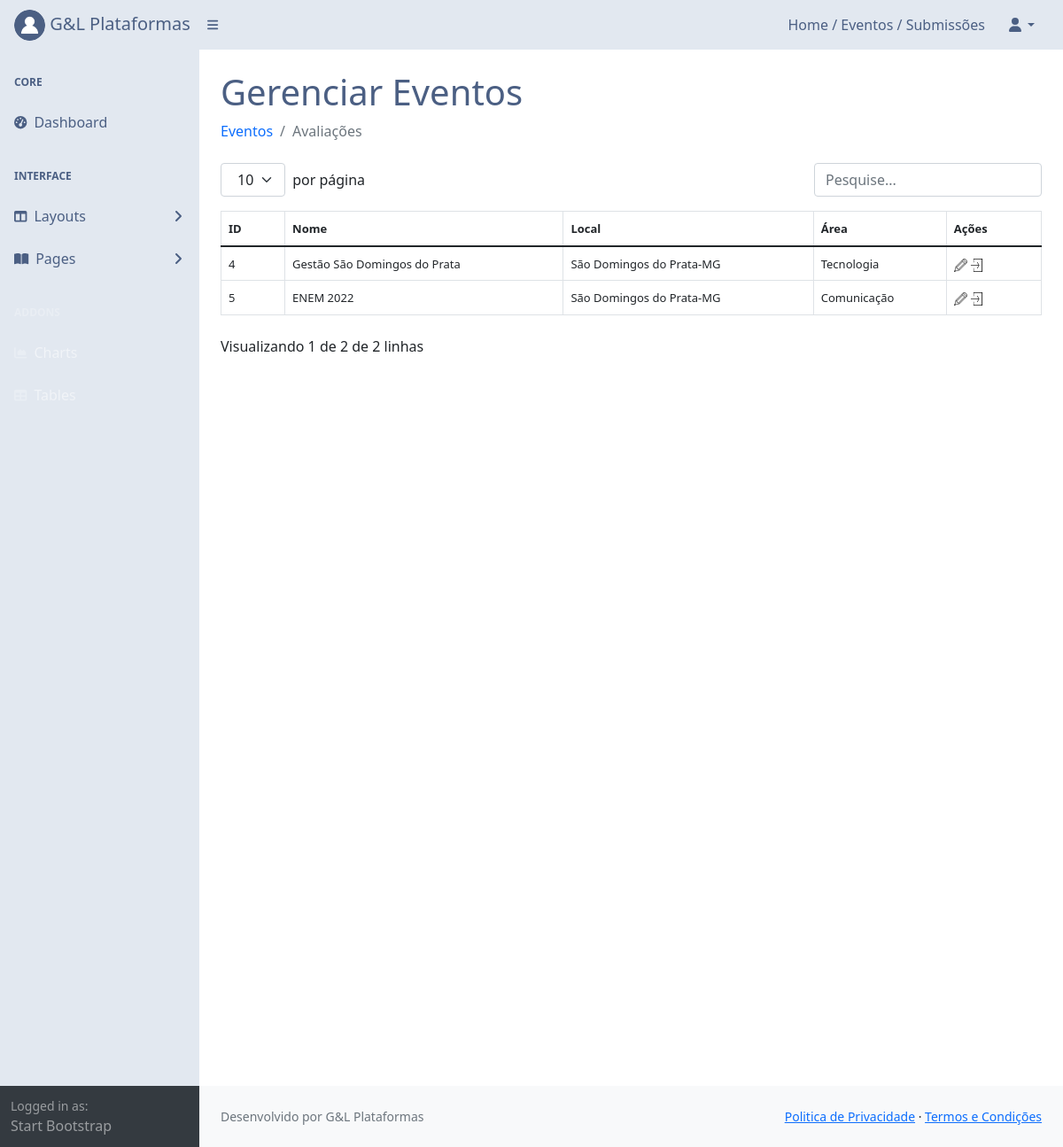
The app's page /teste/ (signed in) with its own data.
### core/models.py (models this page shows)
class Usuariocd(models.Model):
    cpf = models.CharField(max_length=11)
    nome = models.CharField(max_length=300)
    cep = models.CharField(max_length=8)
    nascimento = models.DateField()
    email = models.EmailField()
    endereco = models.CharField(max_length=500)
    cidade = models.CharField(max_length=150)
    bairro = models.CharField(max_length=150)
    pais = models.CharField(max_length=150)
    instituicao = models.CharField(max_length=150)
    cmp = models.CharField(max_length=3)
    categ = models.CharField(max_length=150)
    cinfo = models.CharField(max_length=3)
    gestor_plataforma = models.CharField(max_length=3)
    autor = models.CharField(max_length=3)
    avaliador = models.CharField(max_length=3)
    lider = models.CharField(max_length=3)
    id_usuario = models.BigIntegerField()
    contato = models.BigIntegerField(null=True)
    perfil = models.FileField(upload_to='')

class Evento(models.Model):
    nome = models.CharField(max_length=150)
    cidade = models.CharField(max_length=150)
    estado = models.CharField(max_length=5)
    data_evento = models.DateTimeField()
    modalidade = models.CharField(max_length=150)
    status = models.CharField(max_length=30)
    data_criacao = models.DateTimeField(auto_now=True)
    logo = models.FileField(upload_to='')
    def get_data_evento(self):
        return self.data_evento.strftime('%d/%m/%Y às %H:%M')

### core/views.py (the view)
# urls.py: path('teste/', views.teste),
def teste(request):
    meuid = User.objects.filter(username=request.user)
    for m in meuid:
        mid = m.id
    usuarios = Usuariocd.objects.filter(id_usuario=mid)
    eventos = Evento.objects.filter(status='andamento')
    dados = {'eventos':eventos,
             'usuarios':usuarios}
    return render(request,'layout-static.html', dados)

### templates/layout-static.html (shortened to what this page needs)
{% load static %}
<!DOCTYPE html>
<html lang="en">
    <head>
        <link href={% static "css/styles.css" %} rel="stylesheet" />
    </head>
    <body>
        <nav class="sb-topnav navbar navbar-expand navbar-dark" style="background:#e2e8f0;">
            <a class="navbar-brand ps-3" href="#" style="color:#4B5F83;">
                {% for usuarios in usuarios %}
                <img src="/media/{{usuarios.perfil}}"
                     alt="Admin"
                     class="rounded-circle"
                     width="35" height="35"> G&L Plataformas
                {% endfor %}
            </a>
            <button class="btn btn-link btn-sm order-1 order-lg-0 me-4 me-lg-0" id="sidebarToggle" href="#!"><i class="fas fa-bars" style="color:#4B5F83;"></i></button>
            <form class="d-none d-md-inline-block form-inline ms-auto me-0 me-md-3 my-2 my-md-0">
                <a href="#" style="text-decoration:none; color:#4B5F83;">
                        Home /
                </a>
                <a href="#" style="text-decoration:none; color:#4B5F83;">
                        Eventos /
                </a>
                <a href="#" style="text-decoration:none; color:#4B5F83;">
                        Submissões
                </a>
            </form>
            <ul class="navbar-nav ms-auto ms-md-0 me-3 me-lg-4">
                <li class="nav-item dropdown">
                    <a class="nav-link dropdown-toggle" id="navbarDropdown" href="#" role="button" data-bs-toggle="dropdown" aria-expanded="false" style="color:#4B5F83;"><i class="fas fa-user fa-fw"></i></a>
                </li>
            </ul>
        </nav>
        <div id="layoutSidenav">
            <div id="layoutSidenav_nav" >
                <nav class="sb-sidenav accordion sb-sidenav-dark" id="sidenavAccordion" >
                    <div class="sb-sidenav-menu" style="background:#e2e8f0;">
                        <div class="nav">
                            <div class="sb-sidenav-menu-heading" style="color:#4B5F83;">Core</div>
                            <a class="nav-link" href="index.html">
                                <div class="sb-nav-link-icon" style="color:#4B5F83;">
                                    <i class="fas fa-tachometer-alt" style="color:#4B5F83;"></i></div>
                                <div style="color:#4B5F83;">Dashboard</div>
                            </a>
                            <div class="sb-sidenav-menu-heading" style="color:#4B5F83;">Interface</div>
                            <a class="nav-link collapsed" href="#" data-bs-toggle="collapse" data-bs-target="#collapseLayouts" aria-expanded="false" aria-controls="collapseLayouts">
                                <div class="sb-nav-link-icon" style="color:#4B5F83;"><i class="fas fa-columns"></i></div>
                               <div style="color:#4B5F83;">Layouts </div>
                                <div class="sb-sidenav-collapse-arrow" style="color:#4B5F83;"><i class="fas fa-angle-down"></i></div>
                            </a>
                            <a class="nav-link collapsed" href="#" data-bs-toggle="collapse" data-bs-target="#collapsePages" aria-expanded="false" aria-controls="collapsePages">
                                <div class="sb-nav-link-icon" style="color:#4B5F83;"><i class="fas fa-book-open"></i></div>
                                <div style="color:#4B5F83;">Pages</div>
                                <div class="sb-sidenav-collapse-arrow" style="color:#4B5F83;"><i class="fas fa-angle-down"></i></div>
                            </a>
                            <div class="sb-sidenav-menu-heading">Addons</div>
                            <a class="nav-link" href="charts.html">
                                <div class="sb-nav-link-icon"><i class="fas fa-chart-area"></i></div>
                            </a>
                            <a class="nav-link" href="tables.html">
                                <div class="sb-nav-link-icon"><i class="fas fa-table"></i></div>
                            </a>
                        </div>
                    </div>
                    <div class="sb-sidenav-footer">
                        <div class="small">Logged in as:</div>
                        Start Bootstrap
                    </div>
                </nav>
            </div>
            <div id="layoutSidenav_content">
                <main>
                    <div class="container-fluid px-4">
                        <h1 class="mt-4" style="color:#4B5F83;">Gerenciar Eventos</h1>
                        <ol class="breadcrumb mb-4">
                            <li class="breadcrumb-item"><a href="#" style="text-decoration:none;">Eventos</a></li>
                            <li class="breadcrumb-item active">Avaliações</li>
                        </ol>
                                <p class="mb-0">
                                  <table class="table " id="datatablesSimple">
                                    <thead>
                                        <tr>
                                             <th><font size="2px">ID</font></th>
                                            <th><font size="2px">Nome</font></th>
                                            <th><font size="2px">Local</font></th>
                                            <th><font size="2px">Área</font></th>
                                            <th><font size="2px">Ações</font></th>
                                        </tr>
                                    </thead>
                                    <tbody>
                                            {% for eventos in eventos %}
                                                                                 <tr>
                                             <td><font size="2px">{{eventos.id}}</font></td>
                                            <td><font size="2px">{{ eventos.nome }}  </font></td>
                                            <td><font size="2px">{{eventos.cidade}}-{{eventos.estado}} </font></td>
                                            <td><font size="2px">{{eventos.modalidade}}  </font></td>
                                            <td><font size="2px">
                                                <a href="/editarevento/?id={{eventos.id}}">
                                                    <img src={% static "assets/lapis.png" %}
                                                         width="15" height="15"></a>
                                                <a href="/addsessao/?id={{eventos.id}}">
                                                    <img src={% static "assets/addsessao.png" %}
                                                         width="15" height="15">
                                                </a>
                                            </font></td>
                                        </tr>
                                                {% endfor %}
                                    </tbody>
                                </table>
                                </p>
                        <div style="height: 100vh"></div>
                    </div>
                </main>
                <footer class="py-4 bg-light mt-auto">
                    <div class="container-fluid px-4">
                        <div class="d-flex align-items-center justify-content-between small">
                            <div class="text-muted">Desenvolvido por G&L Plataformas</div>
                            <div>
                                <a href="#">Politica de Privacidade</a>
                                &middot;
                                <a href="#">Termos e Condições</a>
                            </div>
                        </div>
                    </div>
                </footer>
            </div>
        </div>
    </body>
</html>

### records on screen
Usuariocd: perfil (picture)
Evento: id "4", nome "Gestão São Domingos do Prata", cidade "São Domingos do Prata", estado "MG", modalidade "Tecnologia"
Evento: id "5", nome "ENEM 2022", cidade "São Domingos do Prata", estado "MG", modalidade "Comunicação"
